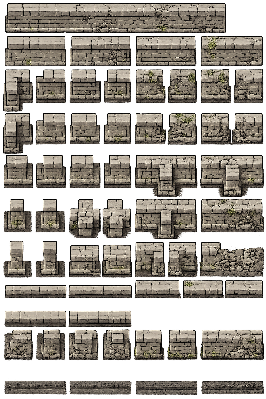
#> input picture custodian/content/dev/in_progress/procgen_wall_tiles_source2.png, 266 x 399 px
$ python -i presentation_image_metrics.py   (imports and definitions only)
#> lines starting #> are read from the running program, lines starting #| are printed output that depends on the picture; after the words box and inside, x2 and y2 are one past the last pixel; in counts of white or black regions, pixels touching at a corner belong together
#> further down, picture is the input picture: PIL image 266x399 RGBA; mean R, G, B, A 110.6, 102.5, 91.4, 161.9
#!/usr/bin/env python3
"""Deterministic offline presentation-image metrics for Visual Validation Economy.

Turns full-resolution renderer PNGs into small, threshold-configurable JSON
facts (alpha bounds/coverage, matte/void detection, ROI diff, seam
discontinuity, exact crop) so agents can settle most objective visual
acceptance without model-vision inspection of every frame. See the Visual
Validation Economy section of `custodian/AGENTS.md` and
`design/02_features/debug_ui/MOMENT_FORGE_SYSTEM.md`.

These are technical pixel measurements, not aesthetic scoring. Subjective
art-direction/baseline decisions stay human-owned.
"""

from __future__ import annotations

import argparse
import json
import sys
from pathlib import Path
from typing import Any

from PIL import Image

SCHEMA = "custodian.presentation_image_metrics.v1"

Rect = tuple[int, int, int, int]


class MetricsError(ValueError):
    """Raised for a malformed spec, unusable image, or invalid ROI."""


# [13 lines left out: functions _rect_from_list, load_image, not called in this run]


def _crop(image: Image.Image, rect: Rect | None) -> Image.Image:
    if rect is None:
        return image
    left, top, right, bottom = rect
    if left < 0 or top < 0 or right > image.width or bottom > image.height:
        raise MetricsError(
            f"ROI {rect!r} lies outside image bounds [0, 0, {image.width}, {image.height}]"
        )
    if right <= left or bottom <= top:
        raise MetricsError(f"ROI must have positive width and height: {rect!r}")
    return image.crop(rect)


def alpha_bounds(image: Image.Image, rect: Rect | None = None, threshold: int = 0) -> dict[str, Any]:
    """Bounding box and coverage ratio of pixels with alpha > threshold within an ROI."""
#> called with threshold = 0
    region = _crop(image, rect)
    alpha = region.getchannel("A")
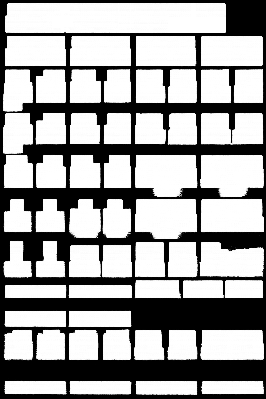
#> alpha: PIL image 266x399 L; min 0, max 255, mean 161.9
    mask = alpha.point(lambda value: 255 if value > threshold else 0)
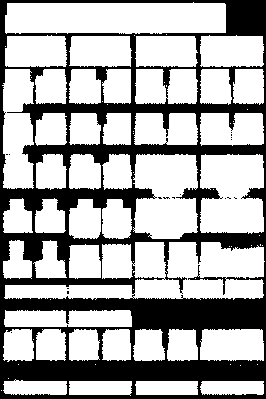
#> mask: PIL image 266x399 L; 66.9% white; 17 black regions (16 under 20 px), largest, box (x1, y1, x2, y2) and area: (0, 0, 266, 399) 35105
    bbox = mask.getbbox()
#> bbox = (1, 2, 265, 396)
    opaque_pixels = sum(count for value, count in enumerate(mask.histogram()) if value > 0)
#> opaque_pixels = 70984
    total_pixels = max(1, region.width * region.height)
#> total_pixels = 106134
    return {
        "size": [region.width, region.height],
        "bbox": list(bbox) if bbox else None,
        "opaque_pixel_count": opaque_pixels,
        "coverage_ratio": opaque_pixels / total_pixels,
    }


# [131 lines left out: functions _border_pixels, matte_void_check, roi_diff, seam_discontinuity, crop_extract, not called in this run]


def _resolve_rect(entry: dict[str, Any]) -> Rect | None:
    rect = entry.get("rect")
    return _rect_from_list(rect) if rect is not None else None


# [104 lines left out: functions _apply_threshold, analyze, _parser, main, not called in this run]


# [2 lines not run here, left out]

>>> from PIL import Image
>>> picture = Image.open('../../content/dev/in_progress/procgen_wall_tiles_source2.png')
>>> result = alpha_bounds(picture)
#> result = {'size': [266, 399], 'bbox': [1, 2, 265, 396], 'opaque_pixel_count': 70984, 'coverage_ratio': 0.669}
